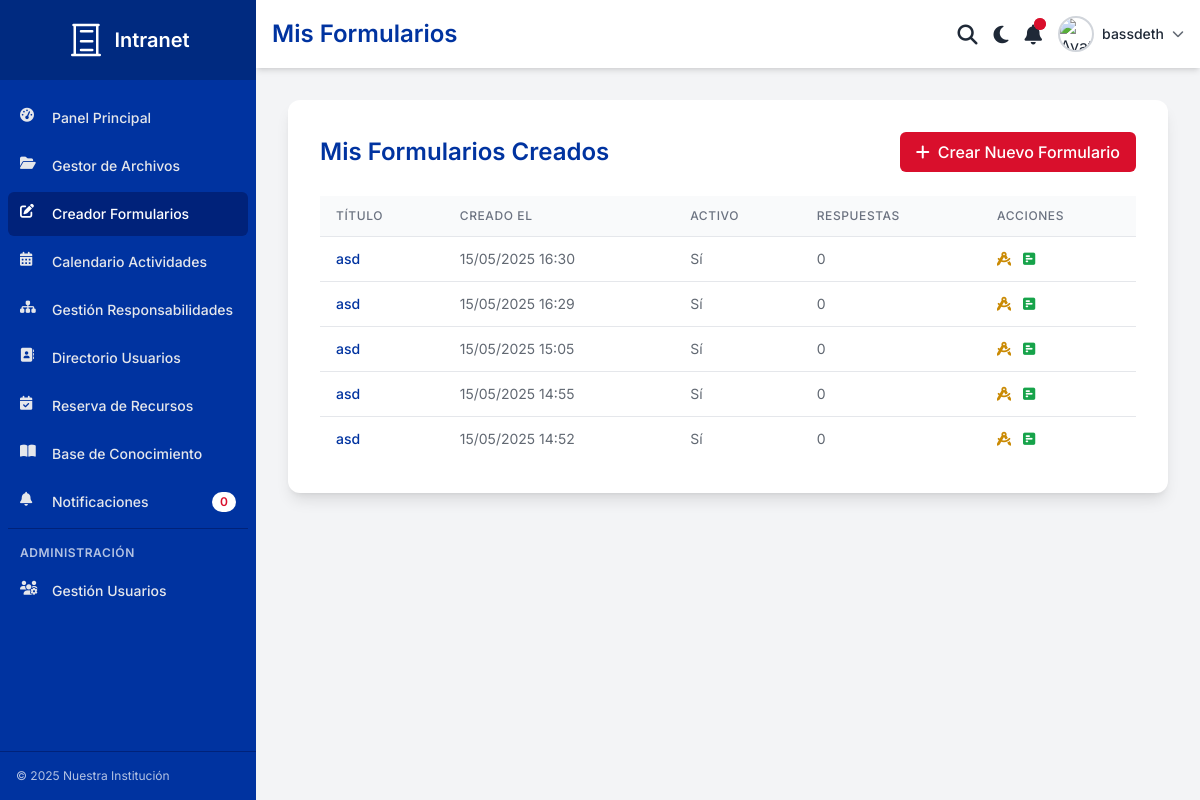
Screenshot of /formularios/ (signed in) with the database file from the repository.
### intranet_core/models.py (models this page shows, shortened)
class Formulario(models.Model):
    titulo = models.CharField(max_length=255)
    descripcion = models.TextField(blank=True, null=True)
    creado_por = models.ForeignKey(settings.AUTH_USER_MODEL, on_delete=models.CASCADE, related_name='formularios_creados')
    creado_el = models.DateTimeField(auto_now_add=True)
    activo = models.BooleanField(default=True)
    fecha_limite = models.DateTimeField(blank=True, null=True, help_text="Opcional: Fecha y hora límite para enviar respuestas.")
    class Meta:
        verbose_name = "Formulario"
        verbose_name_plural = "Formularios"
        ordering = ['-creado_el']
    def get_absolute_url(self):
        return reverse('intranet_core:formulario_llenar', kwargs={'formulario_id': self.pk}) # Usar self.pk es más idiomático que self.id

### intranet_core/views.py (the view)
# urls.py: path('formularios/', views.formularios_view, name='formularios'),
@login_required
def formularios_view(request): # Lista de formularios creados por el usuario
    formularios_usuario = Formulario.objects.filter(creado_por=request.user).order_by('-creado_el')
    context = {
        'page_title_for_header': 'Mis Formularios',
        'active_nav': 'formularios',
        'formularios': formularios_usuario,
    }
    return render(request, 'intranet_core/formularios_lista.html', context) # Nuevo template

### templates/intranet_core/formularios_lista.html (shortened to what this page needs)
{% extends "base.html" %}
{% load static %}
{% block page_title_header %}Mis Formularios{% endblock %}
{% block content %}
<div class="bg-card p-6 md:p-8 rounded-xl shadow-lg">
    <div class="flex justify-between items-center mb-6">
        <h2 class="text-xl md:text-2xl font-semibold text-main-primary">Mis Formularios Creados</h2>
        <a href="{% url 'intranet_core:formulario_crear' %}" class="bg-main-secondary hover:bg-main-secondary-dark text-main-white font-medium py-2 px-4 rounded-md flex items-center">
            <i class="fas fa-plus mr-2"></i> Crear Nuevo Formulario
        </a>
    </div>
    {% if formularios %}
        <div class="overflow-x-auto">
            <table class="min-w-full divide-y divide-gray-200 dark:divide-gray-700">
                <thead class="bg-gray-50 dark:bg-gray-700">
                    <tr>
                        <th class="px-4 py-3 text-left text-xs font-medium text-gray-500 dark:text-gray-300 uppercase tracking-wider">Título</th>
                        <th class="px-4 py-3 text-left text-xs font-medium text-gray-500 dark:text-gray-300 uppercase tracking-wider">Creado el</th>
                        <th class="px-4 py-3 text-left text-xs font-medium text-gray-500 dark:text-gray-300 uppercase tracking-wider">Activo</th>
                        <th class="px-4 py-3 text-left text-xs font-medium text-gray-500 dark:text-gray-300 uppercase tracking-wider">Respuestas</th>
                        <th class="px-4 py-3 text-left text-xs font-medium text-gray-500 dark:text-gray-300 uppercase tracking-wider">Acciones</th>
                    </tr>
                </thead>
                <tbody class="bg-white dark:bg-gray-800 divide-y divide-gray-200 dark:divide-gray-700">
                    {% for formulario_obj in formularios %}
                    <tr>
                        <td class="px-4 py-3 whitespace-nowrap text-sm font-medium text-default">
                            <a href="{{ formulario_obj.get_absolute_url }}" class="text-main-primary hover:underline">{{ formulario_obj.titulo }}</a>
                        </td>
                        <td class="px-4 py-3 whitespace-nowrap text-sm text-muted">{{ formulario_obj.creado_el|date:"d/m/Y H:i" }}</td>
                        <td class="px-4 py-3 whitespace-nowrap text-sm text-muted">{% if formulario_obj.activo %}Sí{% else %}No{% endif %}</td>
                        <td class="px-4 py-3 whitespace-nowrap text-sm text-muted">{{ formulario_obj.respuestas_recibidas.count }}</td>
                        <td class="px-4 py-3 whitespace-nowrap text-sm space-x-2">
                            <a href="{% url 'intranet_core:formulario_disenar' formulario_obj.id %}" class="text-yellow-600 hover:text-yellow-800" title="Diseñar Campos"><i class="fas fa-drafting-compass"></i></a>
                            <a href="{% url 'intranet_core:formulario_respuestas' formulario_obj.id %}" class="text-green-600 hover:text-green-800" title="Ver Respuestas"><i class="fas fa-poll-h"></i></a>
                        </td>
                    </tr>
                    {% endfor %}
                </tbody>
            </table>
        </div>
    {% endif %}
</div>
{% endblock %}

### templates/base.html (shortened to what this page needs)
{% load static %}
<!DOCTYPE html>
<html lang="es">
<head>
    <script src="https://cdn.tailwindcss.com"></script>
    <link rel="stylesheet" href="https://cdnjs.cloudflare.com/ajax/libs/font-awesome/6.5.1/css/all.min.css">
    <link rel="stylesheet" href="{% static 'css/intranet_styles.css' %}">
</head>
<body class="bg-gray-100">
    <div class="flex h-screen">
        <aside id="sidebar" class="w-64 bg-sidebar text-sidebar flex-col print-hidden transition-transform duration-300 ease-in-out transform -translate-x-full md:translate-x-0 md:flex">
            <div class="h-20 flex items-center justify-center bg-sidebar-header">
                <span class="ml-2 text-xl font-semibold text-main-white">Intranet</span>
            </div>
            <nav class="flex-1 px-2 py-4 space-y-1 overflow-y-auto">
                <a href="{% url 'intranet_core:dashboard' %}" class="nav-link flex items-center px-3 py-3 text-sm font-medium rounded-md transition-colors duration-150 {% if active_nav == 'dashboard' %}bg-main-primary-dark text-white{% else %}text-gray-200 hover:bg-main-primary-dark hover:text-white{% endif %}"><i class="fas fa-tachometer-alt w-5 h-5 mr-3"></i> Panel Principal</a>
                <a href="{% url 'intranet_core:carga_archivos' %}" class="nav-link flex items-center px-3 py-3 text-sm font-medium rounded-md transition-colors duration-150 {% if active_nav == 'carga_archivos' %}bg-main-primary-dark text-white{% else %}text-gray-200 hover:bg-main-primary-dark hover:text-white{% endif %}"><i class="fas fa-folder-open w-5 h-5 mr-3"></i> Gestor de Archivos</a>
                <a href="{% url 'intranet_core:formularios' %}" class="nav-link flex items-center px-3 py-3 text-sm font-medium rounded-md transition-colors duration-150 {% if active_nav == 'formularios' %}bg-main-primary-dark text-white{% else %}text-gray-200 hover:bg-main-primary-dark hover:text-white{% endif %}"><i class="fas fa-edit w-5 h-5 mr-3"></i> Creador Formularios</a>
                <a href="{% url 'intranet_core:calendario' %}" class="nav-link flex items-center px-3 py-3 text-sm font-medium rounded-md transition-colors duration-150 {% if active_nav == 'calendario' %}bg-main-primary-dark text-white{% else %}text-gray-200 hover:bg-main-primary-dark hover:text-white{% endif %}"><i class="fas fa-calendar-alt w-5 h-5 mr-3"></i> Calendario Actividades</a>
                <a href="{% url 'intranet_core:responsabilidades' %}" class="nav-link flex items-center px-3 py-3 text-sm font-medium rounded-md transition-colors duration-150 {% if active_nav == 'responsabilidades' %}bg-main-primary-dark text-white{% else %}text-gray-200 hover:bg-main-primary-dark hover:text-white{% endif %}"><i class="fas fa-sitemap w-5 h-5 mr-3"></i> Gestión Responsabilidades</a>
                <a href="{% url 'intranet_core:directorio' %}" class="nav-link flex items-center px-3 py-3 text-sm font-medium rounded-md transition-colors duration-150 {% if active_nav == 'directorio' %}bg-main-primary-dark text-white{% else %}text-gray-200 hover:bg-main-primary-dark hover:text-white{% endif %}"><i class="fas fa-address-book w-5 h-5 mr-3"></i> Directorio Usuarios</a>
                <a href="{% url 'intranet_core:reservas' %}" class="nav-link flex items-center px-3 py-3 text-sm font-medium rounded-md transition-colors duration-150 {% if active_nav == 'reservas' %}bg-main-primary-dark text-white{% else %}text-gray-200 hover:bg-main-primary-dark hover:text-white{% endif %}"><i class="fas fa-calendar-check w-5 h-5 mr-3"></i> Reserva de Recursos</a>
                <a href="{% url 'intranet_core:wiki' %}" class="nav-link flex items-center px-3 py-3 text-sm font-medium rounded-md transition-colors duration-150 {% if active_nav == 'wiki' %}bg-main-primary-dark text-white{% else %}text-gray-200 hover:bg-main-primary-dark hover:text-white{% endif %}"><i class="fas fa-book-open w-5 h-5 mr-3"></i> Base de Conocimiento</a>
                <a href="{% url 'intranet_core:notificaciones_page' %}" class="nav-link flex items-center px-3 py-3 text-sm font-medium rounded-md transition-colors duration-150 {% if active_nav == 'notificaciones_page' %}bg-main-primary-dark text-white{% else %}text-gray-200 hover:bg-main-primary-dark hover:text-white{% endif %}">
                    <i class="fas fa-bell w-5 h-5 mr-3"></i> Notificaciones
                    <span class="ml-auto inline-block py-0.5 px-2 text-xs font-semibold text-main-secondary bg-main-white rounded-full">{{ notification_count|default:0 }}</span>
                </a>
                <div class="pt-4 mt-4 border-t" style="border-color: var(--main-primary-dark-bg);">
                    <h6 class="px-3 mb-2 text-xs font-semibold uppercase tracking-wider" style="color: var(--main-white-text); opacity:0.7;">Administración</h6>
                    <a href="{% url 'intranet_core:usuarios_gestion' %}" class="nav-link flex items-center px-3 py-3 text-sm font-medium rounded-md transition-colors duration-150 {% if active_nav == 'usuarios_gestion' %}bg-main-primary-dark text-white{% else %}text-gray-200 hover:bg-main-primary-dark hover:text-white{% endif %}"><i class="fas fa-users-cog w-5 h-5 mr-3"></i> Gestión Usuarios</a>
                </div>
            </nav>
            <div class="p-4 border-t mt-auto" style="border-color: var(--main-primary-dark-bg);"><p class="text-xs" style="color: var(--main-white-text); opacity:0.7;">&copy; <span id="currentYear"></span> Nuestra Institución</p></div>
        </aside>
        <div class="flex-1 flex flex-col overflow-hidden">
            <header class="bg-header shadow-md p-4 flex justify-between items-center print-hidden">
                <div class="flex items-center">
                    <h1 id="main-title" class="text-2xl font-semibold text-header-title ml-2 md:ml-0">{% block page_title_header %}{{ page_title_for_header|default:"Panel Principal" }}{% endblock %}</h1>
                </div>
                <div class="flex items-center space-x-3 md:space-x-4">
                    <button id="search-button" class="text-default hover:text-main-primary focus:outline-none"> <i class="fas fa-search fa-lg"></i> </button>
                    <button id="theme-toggle" class="text-default hover:text-main-primary focus:outline-none"><i class="fas fa-moon fa-lg"></i></button>
                    <div class="relative">
                        <button id="notifications-button" class="text-default hover:text-main-primary focus:outline-none">
                            <i class="fas fa-bell fa-lg"></i>
                            <span class="absolute -top-1 -right-1 flex h-3 w-3">
                                <span class="relative inline-flex rounded-full h-3 w-3 bg-main-secondary"></span>
                            </span>
                        </button>
                    </div>
                    <div class="relative">
                        <button id="user-menu-button" class="flex items-center space-x-2 focus:outline-none">
                            <img src="{% static 'images/default_avatar.png' %}" alt="Avatar Usuario" class="w-9 h-9 rounded-full border-2 border-gray-300 hover:border-main-primary transition-colors">
                            <span class="text-sm font-medium text-default hidden md:block">{% if user.is_authenticated %}{{ user.get_full_name|default:user.username }}{% else %}Invitado{% endif %}</span>
                            <i class="fas fa-chevron-down text-xs text-default opacity-70"></i>
                        </button>
                    </div>
                </div>
            </header>
            <main class="flex-1 overflow-x-hidden overflow-y-auto p-4 md:p-6 lg:p-8">
                {% block content %}{% endblock %}
            </main>
        </div>
    </div>
</body>
</html>

### static/css/intranet_styles.css (style rules this page uses)
body { font-family: 'Inter', sans-serif; transition: background-color 0.3s, color 0.3s; }
:root { --main-primary-bg: #0033A0; --main-primary-text: #0033A0; --main-primary-border: #0033A0; --main-primary-dark-bg: #00227A; --main-secondary-bg: #D90F2C; --main-secondary-text: #D90F2C; --main-secondary-border: #D90F2C; --main-secondary-dark-bg: #B00C24; --main-white-text: #FFFFFF; --main-white-bg: #FFFFFF; --text-color: #1f2937; --bg-color: #f9fafb; --card-bg-color: #FFFFFF; --sidebar-bg-color: var(--main-primary-bg); --sidebar-text-color: var(--main-white-text); --sidebar-header-bg-color: #002a80; --header-bg-color: var(--main-white-bg); --header-text-color: var(--main-primary-text); }
body { background-color: var(--bg-color); color: var(--text-color); }
.bg-card { background-color: var(--card-bg-color); }
.text-default { color: var(--text-color); }
.text-muted { color: var(--text-color); opacity: 0.7; }
.bg-sidebar { background-color: var(--sidebar-bg-color); }
.text-sidebar { color: var(--sidebar-text-color); }
.bg-sidebar-header { background-color: var(--sidebar-header-bg-color); }
.bg-header { background-color: var(--header-bg-color); }
.text-header-title { color: var(--header-text-color); }
.text-main-primary { color: var(--main-primary-text); }
.bg-main-primary-dark { background-color: var(--main-primary-dark-bg); }
.bg-main-secondary { background-color: var(--main-secondary-bg); }
.text-main-secondary { color: var(--main-secondary-text); }
.text-main-white { color: var(--main-white-text); }
.bg-main-white { background-color: var(--main-white-bg); }

### rows the page displays
Formulario: titulo "asd", creado_el "15/05/2025 16:30", activo "Sí", respuestas_recibidas.count "0"
Formulario: titulo "asd", creado_el "15/05/2025 16:29", activo "Sí", respuestas_recibidas.count "0"
Formulario: titulo "asd", creado_el "15/05/2025 15:05", activo "Sí", respuestas_recibidas.count "0"
Formulario: titulo "asd", creado_el "15/05/2025 14:55", activo "Sí", respuestas_recibidas.count "0"
Formulario: titulo "asd", creado_el "15/05/2025 14:52", activo "Sí", respuestas_recibidas.count "0"

### other values shown
{{ notification_count|default:0 }} "0"
{{ user.get_full_name|default:user.username }} "bassdeth"
